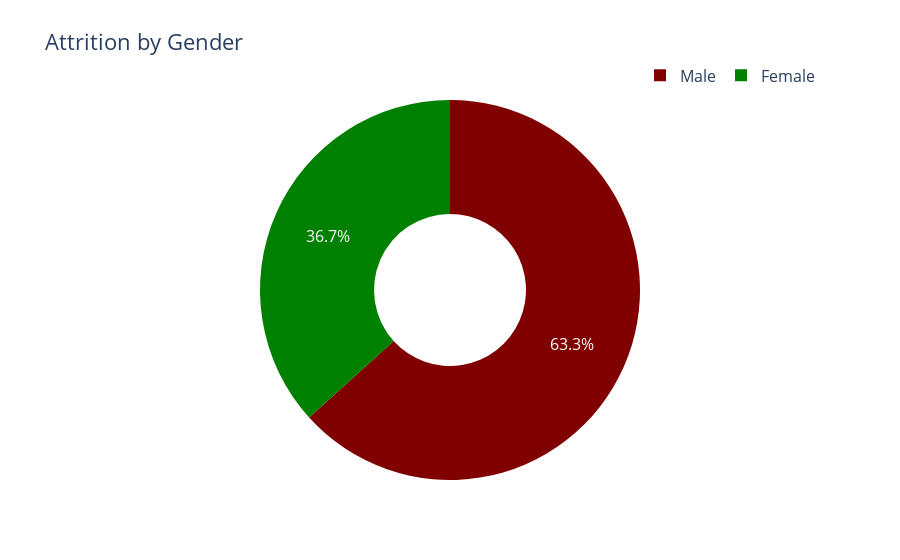

The notebook cell saved with this chart:
### Markdown cell above
# Attrition by gender

### Code cell
attrition_dpt=attrition_data.groupby(['Gender']).size().reset_index(name='Count')

# Create a donut chart
fig= go.Figure(data=[go.Pie(
     labels=attrition_dpt['Gender'],
     values=attrition_dpt['Count'],
     hole=0.4,
     marker=dict(colors=['green', 'maroon']),
     textposition='inside'
)])

# Update the layout
fig.update_layout(title='Attrition by Gender', font=dict(size=16), legend=dict(
    orientation='h', yanchor='bottom', y=1.02, xanchor='right', x=1
))

# Show the chart
fig.show()

### Figure 1 — Plotly figure (JSON) as saved in the notebook; plotly's stock layout.template omitted (floating-point values rounded to 4 significant figures)
{"data": [{"hole": 0.4, "labels": ["Female", "Male"], "marker": {"colors": ["green", "maroon"]}, "textposition": "inside", "type": "pie", "values": [87, 150]}], "layout": {"font": {"size": 16}, "legend": {"orientation": "h", "x": 1, "xanchor": "right", "y": 1.02, "yanchor": "bottom"}, "title": {"text": "Attrition by Gender"}}}
